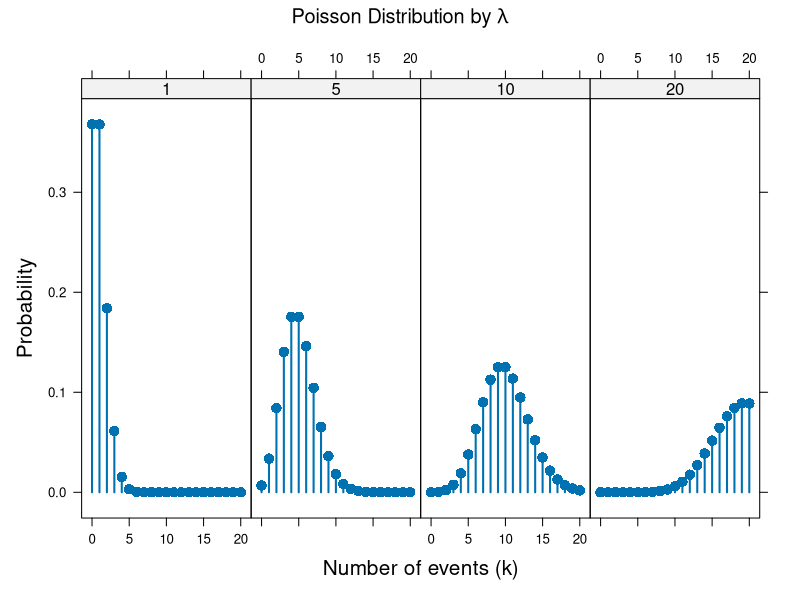
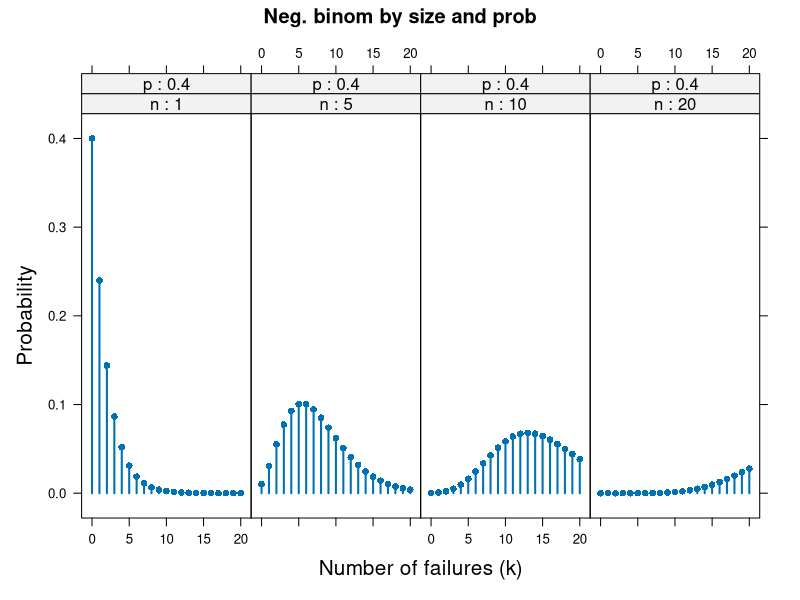
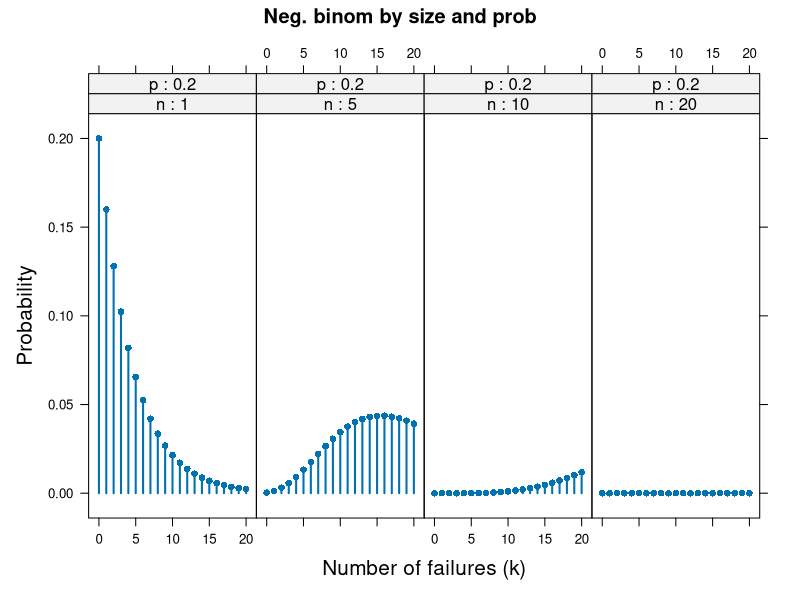
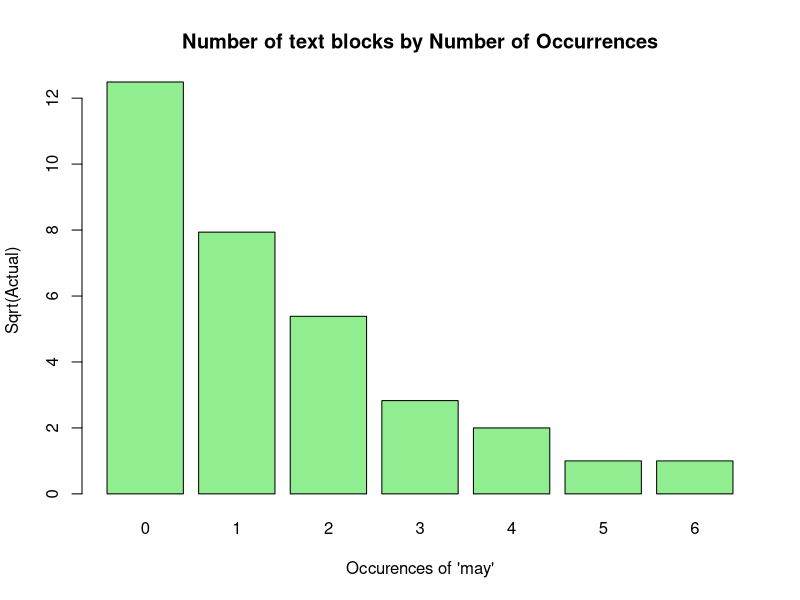
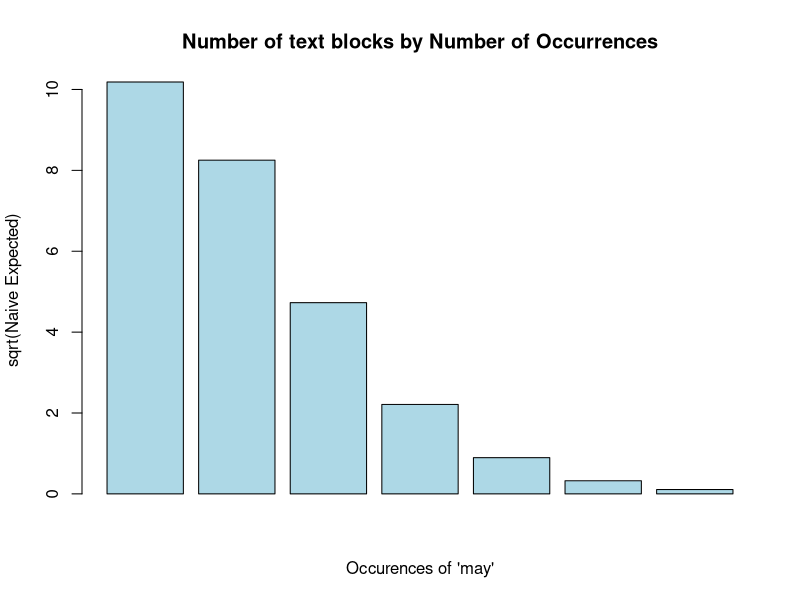
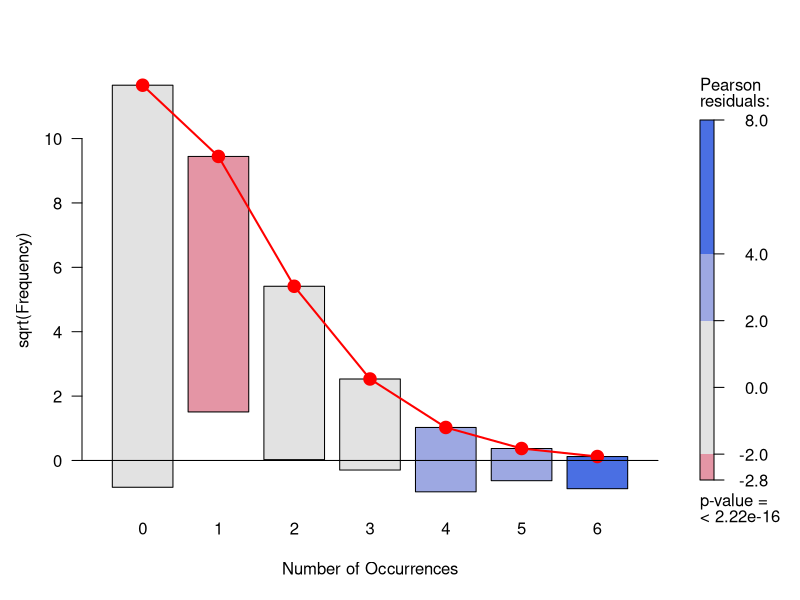
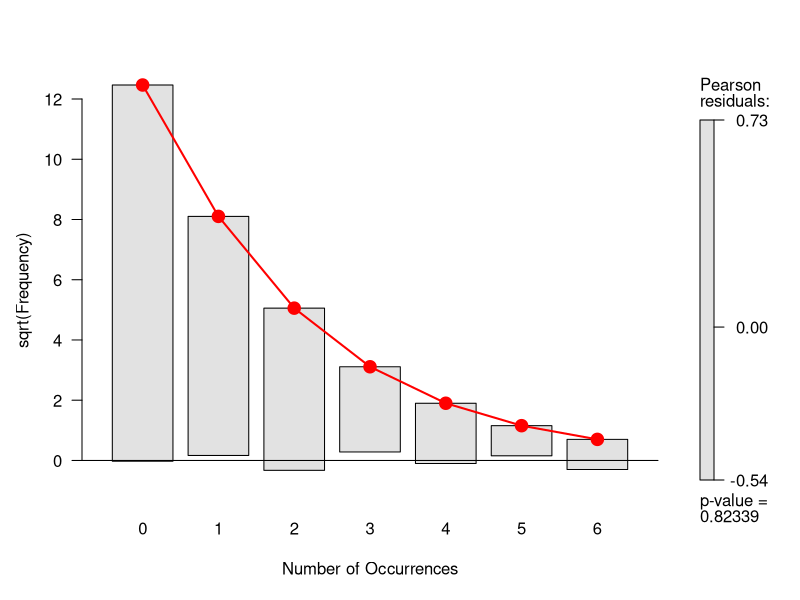
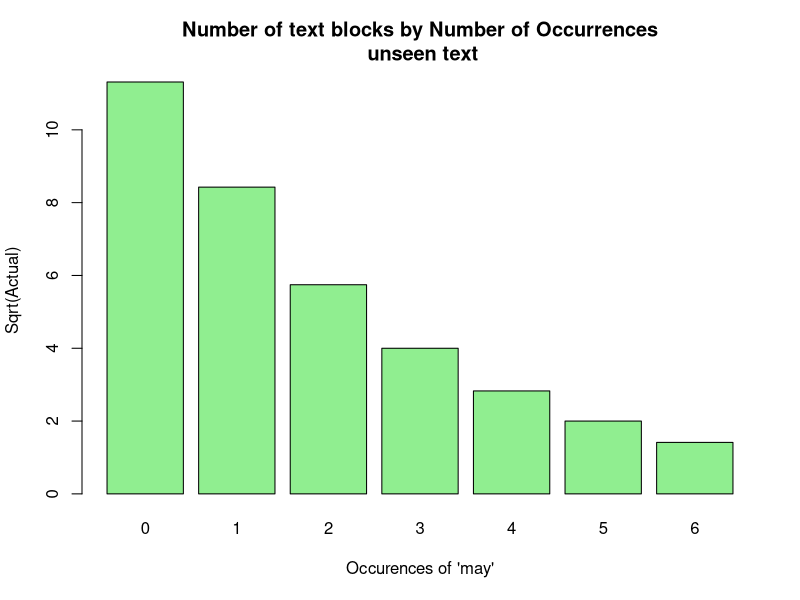

These figures' R source, in order:
## ---- chunk 1
knitr::opts_chunk$set(warning = FALSE
                      , message = FALSE
                      )

knitr::opts_template$set(
  fig.wide = list(fig.height = 4.5, fig.width = 8, fig.align='center')
  , fig.wideX = list(fig.height = 3, fig.width = 9, fig.align='center')
  , fig.relaxed = list(fig.height = 6, fig.width = 8, fig.align='center')
  , fig.tile = list(fig.height = 3, fig.width = 3, fig.align='center')
)
## ---- chunk 2
library(knitr)
library(vcd)
library(vcdExtra)
library(ca)
library(lattice)
## ---- chunk 3
set.seed(12345)

KL <- expand.grid(k = 0 : 20, lambda = c(1, 5, 10, 20))
pois_df <- data.frame(KL, prob = dpois(KL$k, KL$lambda))
pois_df$lambda = factor(pois_df$lambda)

xyplot(prob ~ k | lambda, data = pois_df,
       type = c("h", "p"), pch = 16, lwd = 2
       , cex = 1.25, layout = c(4, 1)
       , main = expression(paste("Poisson Distribution by ", lambda))
       , xlab = list("Number of events (k)", cex = 1.25)
       , ylab = list("Probability", cex = 1.25))
## ---- chunk 4
XN <- expand.grid(k = 0 : 20, n = c(1, 5, 10, 20), p = c(0.4, 0.2))
nbin_df <- data.frame(XN, prob = dnbinom(XN$k, XN$n, XN$p))
nbin_df$n <- factor(nbin_df$n)
nbin_df$p <- factor(nbin_df$p)

xyplot(prob ~ k | n + p, data = subset(nbin_df, p == 0.4)
       , main = "Neg. binom by size and prob"
       , xlab = list("Number of failures (k)", cex = 1.25)
       , ylab = list("Probability",  cex = 1.25)
       , type = c("h", "p"), pch = 16, lwd = 2
       , strip = strip.custom(strip.names = TRUE)
)
xyplot(prob ~ k | n + p, data = subset(nbin_df, p == 0.2)
       , main = "Neg. binom by size and prob"
       , xlab = list("Number of failures (k)", cex = 1.25)
       , ylab = list("Probability",  cex = 1.25)
       , type = c("h", "p"), pch = 16, lwd = 2
       , strip = strip.custom(strip.names = TRUE)
)

## ---- chunk 5
data("Federalist", package = "vcd")
Federalist
sum(expand.dft(as.data.frame(Federalist))$nMay)
mean(expand.dft(as.data.frame(Federalist))$nMay)
var(expand.dft(as.data.frame(Federalist))$nMay)
## ---- chunk 6
barplot(sqrt(Federalist)
        , main = "Number of text blocks by Number of Occurrences"
        , xlab = "Occurences of 'may'"
        , ylab = "Sqrt(Actual)"
        , col = "lightgreen"
)
## ---- chunk 7
barplot(sqrt(200 * dpois(0:6, mean(expand.dft(as.data.frame(Federalist))$nMay)
))
        , main = "Number of text blocks by Number of Occurrences"
        , ylab = "sqrt(Naive Expected)"
        , xlab = "Occurences of 'may'"
        , col = "lightblue")
## ---- chunk 8
Fed_fit0 <- goodfit(Federalist, type = "poisson")
# This will show the rate parameter, estimated by Maximum Likelihood
# This estimate is the same as the naive mean. This is to be expected when fitting a poisson.
unlist(Fed_fit0$par)

# This will show a Chi-Square Goodness of fit test against the expected values of a poisson distribution with this parameter
summary(Fed_fit0)

plot(Fed_fit0, type = "hanging", shade = TRUE)
## ---- chunk 9
Fed_fit1 <- goodfit(Federalist, type = "nbinomial")
# This will show the rate and dispersion parameters, estimated by Maximum Likelihood
# prob is the rate. Here it's very close to the poisson mean
# size is the dispersion
unlist(Fed_fit1$par)
summary(Fed_fit1)

plot(Fed_fit1, type = "hanging", shade = TRUE)
## ---- chunk 10
nonFederalist <- structure(c(128L, 71L, 33L, 16L, 8L, 4L, 2L), .Dim = 7L, .Dimnames = structure(list(
    c("0", "1", "2", "3", "4", "5", "6")), .Names = "nMay"), class = "table")
nonFederalist
sum(expand.dft(as.data.frame(nonFederalist))$nMay)
mean(expand.dft(as.data.frame(nonFederalist))$nMay)
var(expand.dft(as.data.frame(nonFederalist))$nMay)
barplot(sqrt(nonFederalist)
        , main = "Number of text blocks by Number of Occurrences\n unseen text"
        , xlab = "Occurences of 'may'"
        , ylab = "Sqrt(Actual)"
        , col = "lightgreen"
)
## ---- chunk 11
# we pass in our fitted parameter list this time
Fed_fit3 <- goodfit(nonFederalist, type = "nbinomial", par = Fed_fit1$par)
summary(Fed_fit3)
plot(Fed_fit3, type = "hanging", shade = TRUE)
## ---- chunk 12
# combine results from two cities (same raters are involved in all cases)
MSP <- margin.table(MSPatients, 1:2)
MSP
## ---- chunk 13
# basic accuracy
sum(diag(MSP))/sum(MSP)
## ---- chunk 14
margin.table(MSP, 2)
## ---- chunk 15
# cohen's kappa - the function in the vcd package provides weights and confidence intervals for this statistic
confint(Kappa(MSP, weights = "Fleiss-Cohen"))
## ---- chunk 16
op <- par(mar = c(4, 3, 4, 1) + .1)
B <- agreementplot(MSP
                   , main = "MS Patient Ratings"
                   , xlab_rot = -20
)
par(op)
## ---- chunk 17
unlist(B)[1 : 2]
## ---- chunk 18
hr_desc <- data.frame(No=1:3
                      , Name=c("Hair", "Eye", "Sex")
                      , Levels=c("Black, Brown, Red, Blond", "Brown, Blue, Hazel, Green", "Male, Female"))
kable(hr_desc)
## ---- chunk 19
haireye <- margin.table(HairEyeColor, 1:2)
haireye <- as.table(haireye[, c("Brown", "Hazel", "Green", "Blue")])
haireye
## ---- chunk 20
chisq.test(haireye)
## ---- chunk 21
expected = independence_table(haireye)
round(expected, 1)

mosaic(expected
      , shade = TRUE
      , main="Expected frequencies"
      , labeling = labeling_values
      , value_type = "expected"
      , gp_text = gpar(fontface = 1))
## ---- chunk 22
mosaic(haireye
      , gp = shading_Friendly # shade = TRUE
      , main="Actual frequencies"
      , labeling = labeling_values
      , value_type = "observed"
      , gp_text = gpar(fontface = 1)
      , rot_labels = c(top = -20))
## ---- chunk 23
HEC <- HairEyeColor[, c("Brown", "Hazel", "Green", "Blue"), ]
mosaic(HEC
      , gp = shading_Friendly # shade = TRUE
      , main="Actual frequencies"
      , labeling = labeling_values
      , value_type = "observed"
      , gp_text = gpar(fontface = 1), rot_labels = c(right = -45)) 
## ---- chunk 24
tv_desc <- data.frame(No=1:3
                      , Name=c("Day", "Time", "Network")
                      , Levels=c("Monday, Tuesday, Wednesday, Thursday, Friday", "8, 9, 10", "ABC, CBS, NBC"))
kable(tv_desc)
## ---- chunk 25
data("TV", package = "vcdExtra")
# The original data is collected in 15 minutes slices.

# Convert 3-D array to a frequency data frame
# This has a row for each cell of the array
# and a new column for the cell value
TV.df <- as.data.frame.table(TV)

# Convert it into hourly slices
levels(TV.df$Time) <- rep(c("8", "9", "10"), c(4,4,3))

# Convert frequency data back to 3-D array, now with just 3 time level
TV3 <- xtabs(Freq~Day+Time+Network, TV.df)
## ---- chunk 26
# create a multiple correspondence analysis
TV3.mca <- mjca(TV3)

# the plot function uses all base R plot stuff
# but needs a bit of manipulation
cols <- c("blue", "black", "red")

# "blank plot"
res <- plot(TV3.mca, labels=0, pch='.', cex.lab=1.2)

# combine Dims, factor names and levels
coords <- data.frame(res$cols, TV3.mca$factors)

# hard-coded from known number of levels
# day, time, network
nlev <- c(5,3,3)

# everything needs to be in semantic order
coords <- coords[ order(coords[,"factor"], coords[,"level"]), ]
# quick fix for ordering
coords$order <- c(5, 1, 4, 2, 3, 6, 7, 8, 11, 9, 10)
coords <- coords[order(coords[, "order"]), ]

# place the points
points(coords[,1:2], pch=rep(16:18, nlev), col=rep(cols, nlev), cex=1.2)

# place the text
pos <- c(1,4,3)
text(coords[,1:2], labels=coords$level, col=rep(cols, nlev), pos=rep(pos,nlev), cex=1.1, xpd=TRUE)

# join things in sequence
lines(Dim2 ~ Dim1, data=coords, subset=factor=="Day", lty=1, lwd=1, col="blue")
lines(Dim2 ~ Dim1, data=coords, subset=factor=="Time",  lty=1, lwd=1, col="red")

# add segement from the origin to channels
nw <- subset(coords, factor=="Network")
segments(0, 0, nw[,"Dim1"], nw[, "Dim2"], col = "black", lwd = 0.5, lty = 3)

# add a legend
legend("topright", legend=c("Day", "Time", "Network"),
       title="Factor", title.col="black",
       col=cols, text.col=cols, pch=16:18,
       bg="gray95")
## ---- chunk 27
# pivoting the dimensions for a clearer view
mosaic(xtabs(Freq~Network+Day+Time, TV.df)
       , gp = shading_Friendly # shade = TRUE
       #, rot_labels = c(top = -20)
       )
